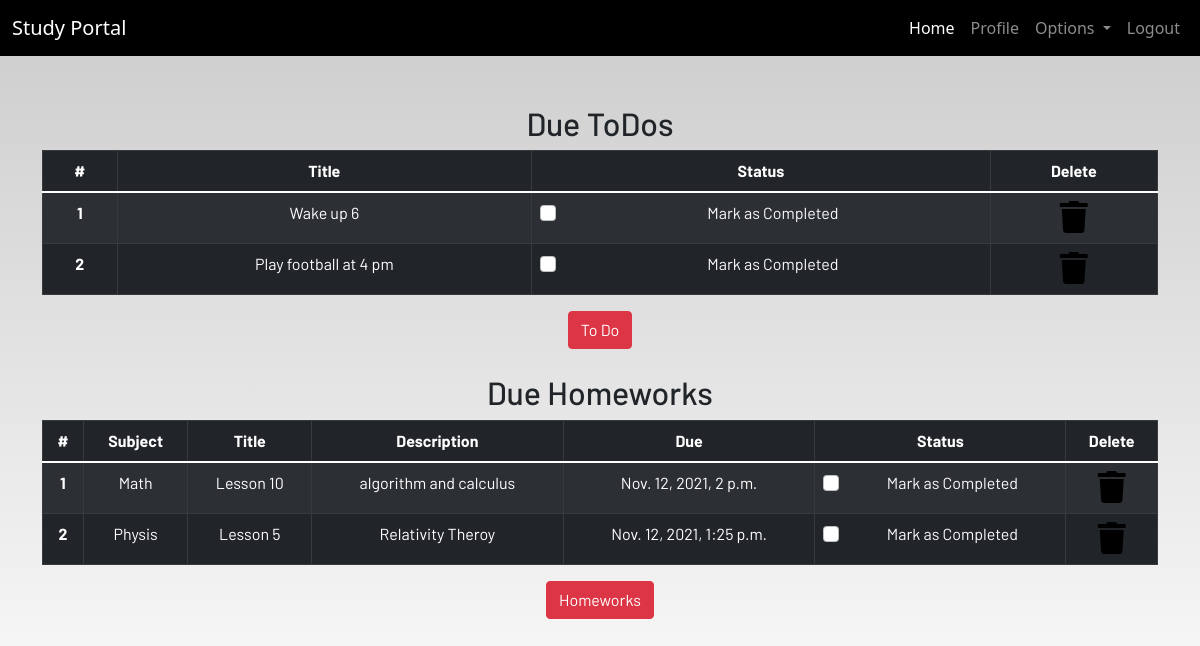
The page /profile/ (signed in) on the database as committed earlier.
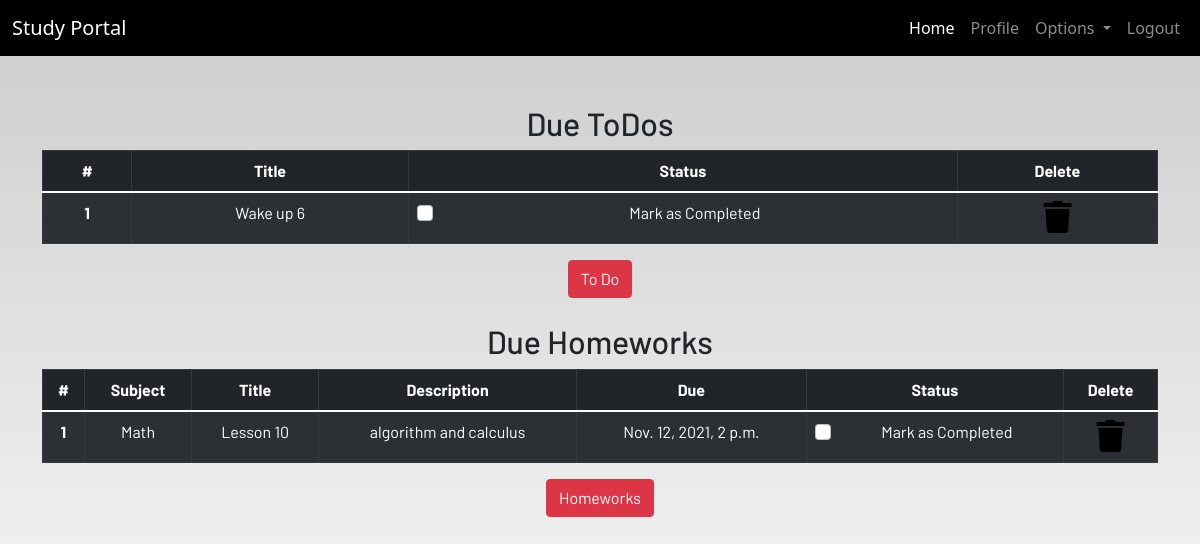
The same page on the database as committed later.
### dashboard/models.py (models this page shows, shortened)
class Todo(models.Model):
    user = models.ForeignKey(User,on_delete=models.CASCADE)
    title = models.CharField(max_length=200)
    is_finished = models.BooleanField(default=False)
    class Meta:
        verbose_name = 'Todo'
        verbose_name_plural = 'Todos'

class Homework(models.Model):
    user = models.ForeignKey(User,on_delete=models.CASCADE)
    subject = models.CharField(max_length=50)
    title = models.CharField(max_length=100)
    description = models.TextField()
    due = models.DateTimeField()
    is_finished = models.BooleanField(default=False)
    class Meta:
        verbose_name = 'Homework'
        verbose_name_plural = 'Homeworks'

### dashboard/views.py (the view)
# urls.py: path('profile/',dash_views.profile,name="profile"),
@login_required
def profile(request):
    homeworks = Homework.objects.filter(user=request.user,is_finished=False)
    todos = Todo.objects.filter(user=request.user,is_finished=False)
    if len(homeworks) == 0:
        homework_done = True
    else:
        homework_done = False
    if len(todos) == 0:
        todos_done = True
    else:
        todos_done = False
    context = {
        "homeworks":homeworks,
        'todos':todos,
        'homework_done':homework_done,
        'todos_done':todos_done
    }
    return render(request,'dashboard/profile.html',context)

### dashboard/templates/dashboard/profile.html
{% extends 'dashboard/base.html' %} {% load static %}
{% load crispy_forms_tags%}
{% block content %}
<section class="text-center">
    <div class="container">
        {% if not todos_done %}
        <h2>Due ToDos</h2>
        <table class="table table-striped table-bordered table-hover table-dark">
            <thead>
                <tr>
                    <th scope="col">#</th>
                    <th scope="col">Title</th>
                    <th scope="col">Status</th>
                    <th scope="col">Delete</th>
                </tr>
            </thead>
            <tbody>
                {% for todo in todos %}
                <tr>
                    <th scope="row">{{forloop.counter}}</th>
                    <td>{{todo.title}}</td>
                    <td>
                        <a href="{% url 'update-todo' todo.pk %}">
                            <div class="form-check">
                                <input class="form-check-input" type="checkbox" value="" id=2>
                                <label class="form-check-label text-light" for="flexCheckDefault">
                                    Mark as Completed
                                </label>
                            </div>
                        </a>
                    </td>
                    <td><a href="{% url 'delete-todo' todo.pk %}"><i class="fa fa-trash fa-2x"></i></a></td>
                </tr>
                {% endfor %}
            </tbody>
        </table>
        {% else %}
        <h3>All To dos are completed!!!!</h3>
        {% endif %}
        <a href="{% url 'todo' %}" class="btn btn-danger">To Do</a>
        <br><br>
        {% if not homework_done %}
        <h2>Due Homeworks</h2>
        <table class="table table-striped table-bordered table-hover table-dark">
            <thead>
                <tr>
                    <th scope="col">#</th>
                    <th scope="col">Subject</th>
                    <th scope="col">Title</th>
                    <th scope="col">Description</th>
                    <th scope="col">Due</th>
                    <th scope="col">Status</th>
                    <th scope="col">Delete</th>
                </tr>
            </thead>
            <tbody>
                {% for hw in homeworks %}
                <tr>
                    <th scope="row">{{forloop.counter}}</th>
                    <td>{{hw.subject}}</td>
                    <td>{{hw.title}}</td>
                    <td>{{hw.description}}</td>
                    <td>{{hw.due}}</td>
                    <td>
                        <a href="{% url 'update-homework' hw.pk %}">
                            <div class="form-check">
                                <input class="form-check-input" type="checkbox" value="" id=2>
                                <label class="form-check-label text-light" for="flexCheckDefault">
                                    Mark as Completed
                                </label>
                            </div>
                        </a>
                    </td>
                    <td><a href="{% url 'delete-homework' hw.pk %}"><i class="fa fa-trash fa-2x"></i></a></td>
                </tr>
                {% endfor %}
            </tbody>
        </table>
        {% else %}
        <h3>All To homeworks are completed!!!!</h3>
        {% endif %}
        <a href="{% url 'homework' %}" class="btn btn-danger">Homeworks</a>
    </div>
</section>
{% endblock content %}

Rows that differ between the two databases and show on the page:
no longer on this page (row edited): Todo: title "Play football at 4 pm"
no longer on this page (row edited): Homework: subject "Physis", title "Lesson 5", description "Relativity Theroy", due "Nov. 12, 2021, 1:25 p.m."
